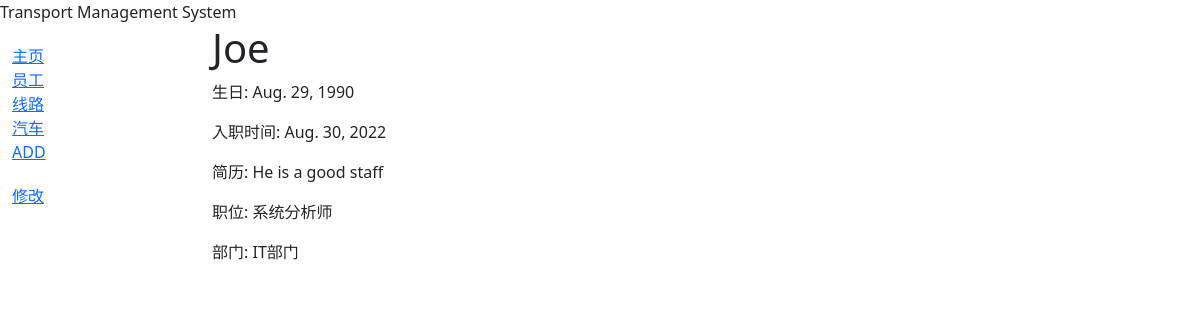
The app's page /catalog/department/employee/aedf2e03-30a3-434a-a021-064d3245e07c with its own data.
### catalog/models.py (models this page shows, shortened)
class Employee(models.Model):
    id = models.UUIDField(primary_key=True, default=uuid.uuid4,
                          help_text="Unique ID for this particular Employee")
    eName = models.CharField(max_length=200)
    birthDate = models.DateField(help_text="Enter the employee's birth date")
    eResume = models.TextField(max_length=1000, help_text="Enter the description of this staff")
    hireDate = models.DateField(help_text="Enter the employee's hired date")
    eSalary = models.DecimalField(
        max_digits=10,
        decimal_places=2,
        help_text="Enter the employee's monthly salary"
    )
    department = models.ForeignKey(Department, on_delete=models.RESTRICT, null=True,help_text="Select a department for this employee")
    position = models.ForeignKey(Position, on_delete=models.RESTRICT, null=True, help_text="Select a position for this employee")
    class Meta:
        ordering = ['eName']

class Position(models.Model):
    pName = models.CharField(
        max_length=200,
        unique=True,
        help_text="Enter a position (e.g. Driver ...)"
    )
    def __str__(self):
        return self.pName
    class Meta:
        constraints = [
            UniqueConstraint(
                Lower('pName'),
                name='position_pname_case_insensitive_unique',
                violation_error_message = "Genre already exists (case insensitive match)"
            ),
        ]

class Department(models.Model):
    dName = models.CharField(max_length=200)
    dSummary = models.TextField(
        max_length=1000, help_text="Enter a description of the department"
    )
    positions = models.ManyToManyField(Position, help_text="Select a position for this department", blank=True)
    class Meta:
        ordering = ['dName']
    def __str__(self):
        return self.dName

### catalog/views.py (the view)
# urls.py: path('department/employee/<uuid:pk>', views.EmployeeDetailView.as_view(), name='employee-detail'),
class EmployeeDetailView(generic.DetailView):
    model = Employee

### catalog/templates/catalog/employee_detail.html
{% extends "base_generic.html" %}
{% block sidebutton %}
<ul class="sidebar-nav">
  <li><a href="{% url 'employee-update' pk=employee.id %}">修改</a></li>
</ul>
{% endblock %}
{% block content %}
  <h1>{{ employee.eName }}</h1>
  <p>生日: {{ employee.birthDate }}</p>
  <p>入职时间: {{ employee.hireDate }}</p>
  <p>简历: {{ employee.eResume }}</p>
  <p>职位:  {{ employee.position }}</p>
  <p>部门:  {{ employee.department }}</p>
{% endblock %}

### catalog/templates/css/styles.css (style rules this page uses)
.sidebar-nav { margin-top: 20px; padding: 0; list-style: none; }

### records on screen
Employee: eName "Joe", birthDate "Aug. 29, 1990", hireDate "Aug. 30, 2022", eResume "He is a good staff", position "系统分析师", department "IT部门"
